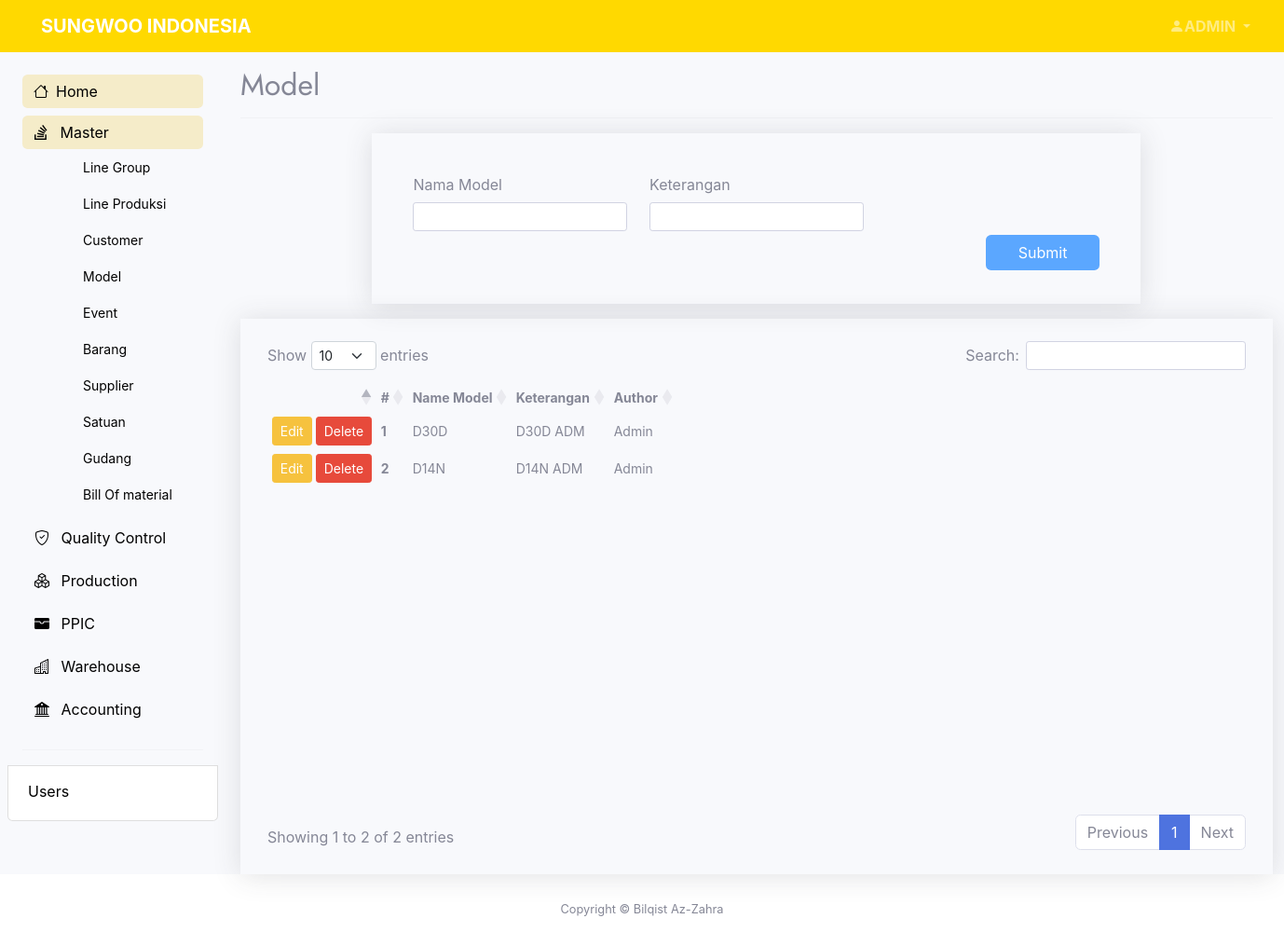
/pages/master/add-model.php (signed in), run on the app's committed database.
### tables this page shows
CREATE TABLE `master_model` (
  `idmodel` int(11) NOT NULL,
  `namamodel` varchar(30) NOT NULL,
  `ket` varchar(30) NOT NULL,
  `create_at` datetime NOT NULL DEFAULT current_timestamp(),
  `author` varchar(30) NOT NULL,
  `edit_at` timestamp NOT NULL DEFAULT current_timestamp(),
  `edit_by` varchar(20) NOT NULL
);

### pages/master/add-model.php (the view, shortened to what this page needs)
<?php
    include "../../connect.php";
?>
<?php
    $nama           = "";
    $ket            = "";
    $tabelnya       = "master_model";
?>
<!DOCTYPE html>
<html lang="en">
<head>
    <?php include '../../layout/header.php' ?>
</head>
<body class="bg-light bg-light" >
	<section>
        <?php include '../../layout/topbar.php' ?>
    </section>
    <section class="container-xxl">
		<div class="row flex-nowrap">
			<div class="col-auto px-0 max-vh-100">
                <?php include '../../layout/sidebar.php' ?>
                <div class="col ps-md-3 max-vh-100" data-aos="fade" data-aos-delay="100">
                    <div class="page-header pt-3">
                        <h2>Model</h2>
                    </div>
                    <hr class="mb-3">
                    <div class="row justify-content-md-center">
                        <div class="col-lg-9 col-md-12 mb-3">
                            <div class="container shadow px-4 py-3">
                                <div class="card-body bg-light">
                                    <form action="" method="POST">
                                        <div class="row">
                                            <div class="col-md-4">
                                                <div class="mb-1 row">
                                                    <label for="name" class="col-sm-12 col-form-label">Nama Model</label>
                                                    <div class="col-sm-12">
                                                        <input type="text" class="form-control form-control-sm" id="nama" name="nama" value="<?php echo $nama ?>">
                                                    </div>
                                                </div>
                                            </div>
                                            <div class="col-md-4">
                                                <div class="mb-1 row">
                                                    <label for="ket" class="col-sm-12 col-form-label">Keterangan</label>
                                                    <div class="col-sm-12">
                                                        <input type="text" class="form-control form-control-sm" id="ket" name="ket" value="<?php echo $ket ?>">
                                                    </div>
                                                </div>
                                            </div>
                                            <div class="col-md-12 d-flex justify-content-end">
                                                        <input type="submit" id="submit" name="submit" value="Submit" class="btn btn-submit btn-control btn-control-sm col-md-3 col-lg-2" />
                                                    </div>
                                        </div>
                                    </form>
                                </div>
                            </div>
                        </div>
                        <div class="col-lg-12 col-md-12">
                            <div class="container shadow px-4 py-4">
                                <div class="table-responsive-lg">
                                    <table id="show_table" class="table-sm display nowrap table-hover">
                                        <thead>
                                            <tr>
                                                <th scope="col"></th>
                                                <th scope="col">#</th>
                                                <th scope="col">Name Model</th>
                                                <th scope="col">Keterangan</th>
                                                <th scope="col">Author</th>
                                            </tr>
                                        </thead>
                                        <tbody>
                                            <?php
                                            $sql2   = "SELECT * FROM $tabelnya where idmodel!='0' ORDER BY create_at DESC";
                                            $q2     = mysqli_query($conn, $sql2);
                                            $order   = 1;
                                            while ($r2 = mysqli_fetch_array($q2)) {
                                                $id             = $r2['idmodel'];
                                                $nama           = $r2['namamodel'];
                                                $ket           = $r2['ket'];
                                                $author         = $r2['author'];
                                            ?>
                                                <tr>
                                                    <td scope="row">
                                                        <a href="add-model.php?op=edit&id=<?php echo $id ?>"><button type="button" class="btn btn-sm btn-warning">Edit</button></a>
                                                        <a href="add-model.php?op=delete&id=<?php echo $id?>" onclick="return confirm('Are you sure you want to delete the data?')"><button type="button" class="btn btn-sm btn-danger">Delete</button></a>
                                                    </td>
                                                    <th scope="row"><?php echo $order++ ?></th>
                                                    <td scope="row"><?php echo $nama  ?></td>
                                                    <td scope="row"><?php echo $ket ?></td>
                                                    <td scope="row"><?php echo $author ?></td>
                                                </tr>
                                            <?php
                                            }
                                            ?>
                                        </tbody>
                                    </table>
                                </div>
                            </div>
                        </div>
                    </div>
                </div>
            </div>
        </div>
    </section>
 <?php include '../../layout/footer.php' ?>
</body>
</html>

### assets/css/style.css (style rules this page uses)
body { height: 100hv; font-family: "Open Sans", sans-serif; color: #444444; }
h1, h2, h3, h4, h5, h6 { font-family: "Jost", sans-serif; }
.btn-login, .btn-dash, .btn-submit { background: #5ba7ff!important; color: #ffffff!important; }
.table-sm,.btn-warning,.btn-danger { font-size: 14px; }

### data on the page
master_model: namamodel "D30D", ket "D30D ADM", author "Admin"
master_model: namamodel "D14N", ket "D14N ADM", author "Admin"

### other printed values
$_SESSION['name'] "ADMIN"
